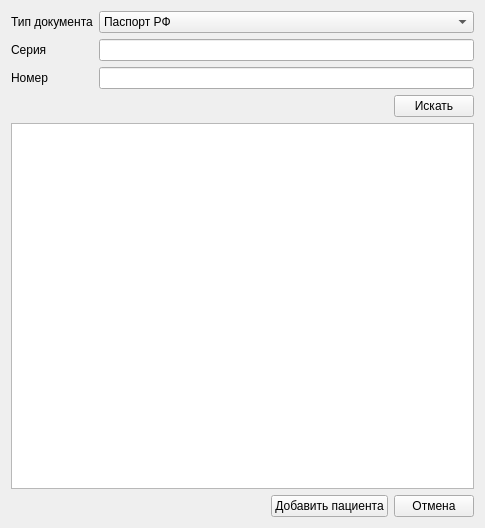
<?xml version="1.0" encoding="UTF-8"?>
<ui version="4.0">
 <class>ferzlDialog</class>
 <widget class="QWidget" name="ferzlDialog">
  <property name="geometry">
   <rect>
    <x>0</x>
    <y>0</y>
    <width>485</width>
    <height>528</height>
   </rect>
  </property>
  <property name="windowTitle">
   <string>ФЕРЗЛ</string>
  </property>
  <layout class="QGridLayout" name="gridLayout_4">
   <item row="0" column="0">
    <layout class="QGridLayout" name="gridLayout">
     <item row="0" column="0">
      <widget class="QLabel" name="label">
       <property name="text">
        <string>Тип документа</string>
       </property>
      </widget>
     </item>
     <item row="0" column="1">
      <widget class="QComboBox" name="cmbRbDoc">
       <item>
        <property name="text">
         <string>Паспорт РФ</string>
        </property>
       </item>
       <item>
        <property name="text">
         <string>Свидетельство о рождении </string>
        </property>
       </item>
       <item>
        <property name="text">
         <string>Полис ОМС старого образца</string>
        </property>
       </item>
       <item>
        <property name="text">
         <string>Временное свидетельство в форме бумажного бланка</string>
        </property>
       </item>
       <item>
        <property name="text">
         <string>Временное свидетельство в форме электронного</string>
        </property>
       </item>
       <item>
        <property name="text">
         <string>Бумажный полис ОМС единого образца</string>
        </property>
       </item>
       <item>
        <property name="text">
         <string>Электронный полис ОМС единого образца</string>
        </property>
       </item>
       <item>
        <property name="text">
         <string>Полис ОМС в составе универсальной электронной карты</string>
        </property>
       </item>
       <item>
        <property name="text">
         <string>Цифровой полис ОМС</string>
        </property>
       </item>
       <item>
        <property name="text">
         <string>ЕНП</string>
        </property>
       </item>
      </widget>
     </item>
     <item row="1" column="0">
      <widget class="QLabel" name="label_2">
       <property name="text">
        <string>Серия</string>
       </property>
      </widget>
     </item>
     <item row="1" column="1">
      <widget class="QLineEdit" name="seria"/>
     </item>
     <item row="2" column="0">
      <widget class="QLabel" name="label_3">
       <property name="text">
        <string>Номер </string>
       </property>
      </widget>
     </item>
     <item row="2" column="1">
      <widget class="QLineEdit" name="number"/>
     </item>
    </layout>
   </item>
   <item row="1" column="0">
    <layout class="QGridLayout" name="gridLayout_2">
     <item row="0" column="0">
      <spacer name="horizontalSpacer_2">
       <property name="orientation">
        <enum>Qt::Horizontal</enum>
       </property>
       <property name="sizeHint" stdset="0">
        <size>
         <width>40</width>
         <height>20</height>
        </size>
       </property>
      </spacer>
     </item>
     <item row="0" column="1">
      <widget class="QPushButton" name="btnSearch">
       <property name="text">
        <string>Искать</string>
       </property>
      </widget>
     </item>
    </layout>
   </item>
   <item row="2" column="0">
    <widget class="CTableView" name="tableView"/>
   </item>
   <item row="3" column="0">
    <layout class="QGridLayout" name="gridLayout_3">
     <item row="0" column="0">
      <spacer name="horizontalSpacer">
       <property name="orientation">
        <enum>Qt::Horizontal</enum>
       </property>
       <property name="sizeHint" stdset="0">
        <size>
         <width>40</width>
         <height>20</height>
        </size>
       </property>
      </spacer>
     </item>
     <item row="0" column="1">
      <widget class="QPushButton" name="btnAdd">
       <property name="text">
        <string>Добавить пациента</string>
       </property>
      </widget>
     </item>
     <item row="0" column="2">
      <widget class="QPushButton" name="btnClose">
       <property name="text">
        <string>Отмена</string>
       </property>
      </widget>
     </item>
    </layout>
   </item>
  </layout>
 </widget>
 <customwidgets>
  <customwidget>
   <class>CTableView</class>
   <extends>QTableView</extends>
   <header location="global">library.TableView</header>
  </customwidget>
 </customwidgets>
 <resources/>
 <connections/>
</ui>
